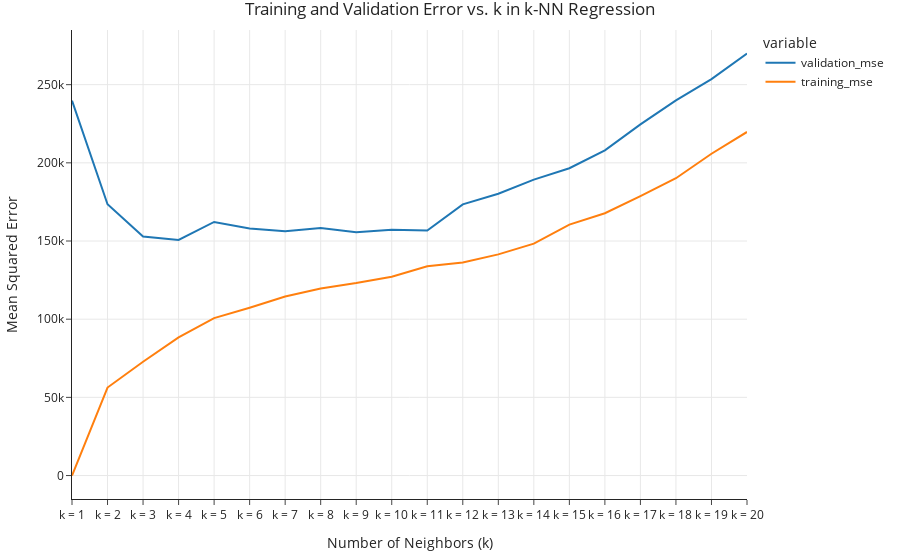

Here is the notebook cell this chart was saved with:
### Markdown cell above
### Question 1.3 [Autograded 💻] <div style="display:inline-block; vertical-align: middle; padding:7px 7px; font-size:10px; font-weight:light; color:white; background-color:#e84c4a; border-radius:7px; text-align:left;">5 Points</div>

Now, let's use your implementation of `cross_validate_model` to find the value of $k$ – that is, the number of neighbors – that best generalizes to unseen data.

Complete the implementation of the function `plot_validation_error_vs_k`, which takes in:
- `k_max`, a positive integer.
- `X_train`, `y_train`, and `cv`, all of which are defined the same way as when implementing `cross_validate_model`.

`plot_validation_error_vs_k` should return a `plotly` Figure object like the one below:

<br>

<center><img src="imgs/knn.png" width=550></center>

There are several steps involved here.
- `plot_validation_error_vs_k` should call `cross_validate_model` `k_max` times.
    - Once, `cross_validate_model` should be called with `model = KNeighborsRegressor(1)`.
    - Then, `cross_validate_model` should be called with `model = KNeighborsRegressor(2)`.
    - and so on, until `model = KNeighborsRegressor(k_max)`.
    - Each time `cross_validate_model` is called, `X_train`, `y_train`, and `cv` should all be passed as-is without modification.
- After calling `cross_validate_model` for a particular value of $k$, you should compute the **average** training MSE and **average** validation MSE for that $k$ and store it somewhere.
- Then, create a DataFrame (likely, one that has $k$ rows and 2 columns) with the average training and validation MSE for each value of $k$, and create a `plotly` line chart with the values in that DataFrame.
- Some properties that must be true of your `plotly` Figure:
    - It must have exactly two lines.
    - The two lines should have different names in the legend; one should have `'training'` somewhere in the name (in any case), and the other should have `'validation'`, and these names should correspond to the types of errors the lines are depicting.
    - The $x$-axis and $y$-axis titles must be exactly the same as ours (including capitalization).
    - The $x$-axis ticks should say `'k = 1'`, `'k = 2'`, and so on, as well. It doesn't matter if the tick labels are rotated on an angle or not (this is determined automatically by `plotly`, depending on what you set `k_max` to, and is not super relevant).

### Code cell
def plot_validation_error_vs_k(k_max, X_train, y_train, cv):
    validation_msearr = []
    training_msearr = []    
    
    for i in range(k_max):

        model = KNeighborsRegressor(i+1)
        results = cross_validate_model(model, X_train, y_train, cv)
        validation_mse = results['validation_mse']
        validation_msearr.append(validation_mse.mean()) 
        training_mse = results['training_mse']
        training_msearr.append(training_mse.mean())    
    
    npv = np.array(validation_msearr)
    npt = np.array(training_msearr)

    df = pd.DataFrame()
    df["validation_mse"] = npv
    df["training_mse"] = npt
    
    df.index = [f'k = {i+1}' for i in range(k_max)]

    return px.line(data_frame=df, x=df.index, y=["validation_mse", "training_mse"],
                    title="Training and Validation Error vs. k in k-NN Regression",
                    labels={"value": "Mean Squared Error", "index":"Number of Neighbors (k)"})
    
    
            
            
        
    
# Feel free to change this input to make sure your function works correctly.
plot_validation_error_vs_k(20, X_train, y_train, 5)

### Figure 1 — Plotly figure (JSON) as saved in the notebook; plotly's stock layout.template omitted (floating-point values rounded to 4 significant figures)
{"data": [{"hovertemplate": "variable=validation_mse<br>Number of Neighbors (k)=%{x}<br>Mean Squared Error=%{y}<extra></extra>", "legendgroup": "validation_mse", "line": {"color": "#1F77B4", "dash": "solid"}, "marker": {"symbol": "circle"}, "mode": "lines", "name": "validation_mse", "orientation": "v", "showlegend": true, "type": "scatter", "x": ["k = 1", "k = 2", "k = 3", "k = 4", "k = 5", "k = 6", "k = 7", "k = 8", "k = 9", "k = 10", "k = 11", "k = 12", "k = 13", "k = 14", "k = 15", "k = 16", "k = 17", "k = 18", "k = 19", "k = 20"], "xaxis": "x", "y": [239800.0, 173500.0, 152900.0, 150700.0, 162200.0, 158000.0, 156200.0, 158400.0, 155600.0, 157200.0, 156700.0, 173500.0, 180300.0, 189300.0, 196600.0, 208000.0, 224600.0, 240000.0, 253500.0, 270000.0], "yaxis": "y"}, {"hovertemplate": "variable=training_mse<br>Number of Neighbors (k)=%{x}<br>Mean Squared Error=%{y}<extra></extra>", "legendgroup": "training_mse", "line": {"color": "#FF7F0E", "dash": "solid"}, "marker": {"symbol": "circle"}, "mode": "lines", "name": "training_mse", "orientation": "v", "showlegend": true, "type": "scatter", "x": ["k = 1", "k = 2", "k = 3", "k = 4", "k = 5", "k = 6", "k = 7", "k = 8", "k = 9", "k = 10", "k = 11", "k = 12", "k = 13", "k = 14", "k = 15", "k = 16", "k = 17", "k = 18", "k = 19", "k = 20"], "xaxis": "x", "y": [0, 56280.0, 72750.0, 88340.0, 100700.0, 107300.0, 114500.0, 119600.0, 123100.0, 127200.0, 133800.0, 136200.0, 141500.0, 148300.0, 160500.0, 167800.0, 178700.0, 190100.0, 205800.0, 219700.0], "yaxis": "y"}], "layout": {"legend": {"title": {"text": "variable"}, "tracegroupgap": 0}, "title": {"text": "Training and Validation Error vs. k in k-NN Regression"}, "xaxis": {"anchor": "y", "domain": [0, 1], "title": {"text": "Number of Neighbors (k)"}}, "yaxis": {"anchor": "x", "domain": [0, 1], "title": {"text": "Mean Squared Error"}}}}
